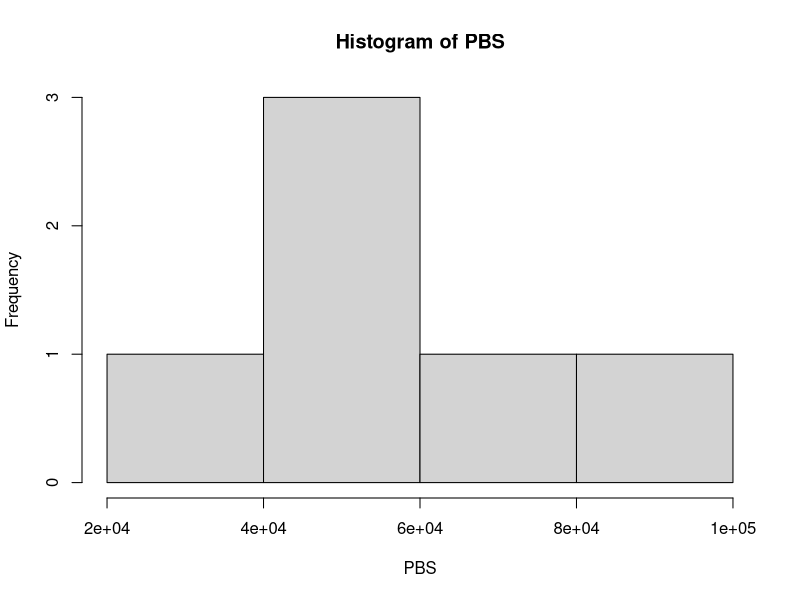
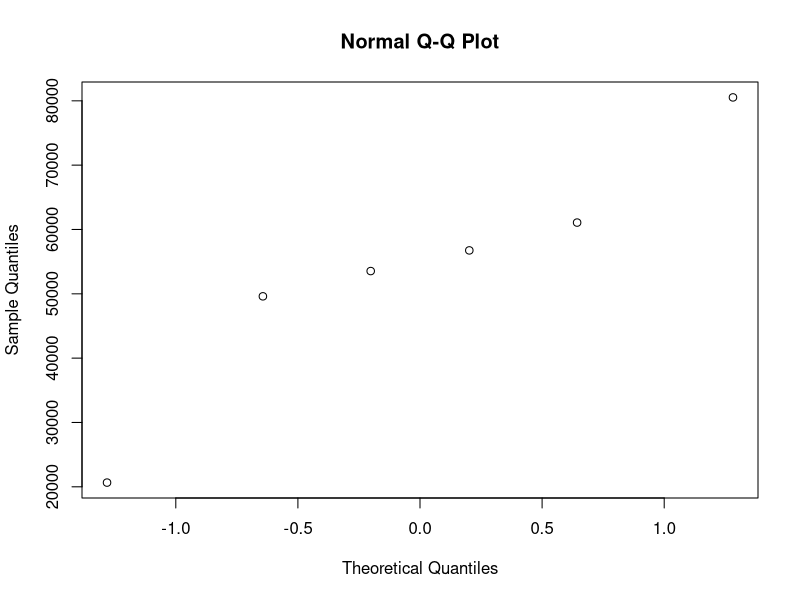
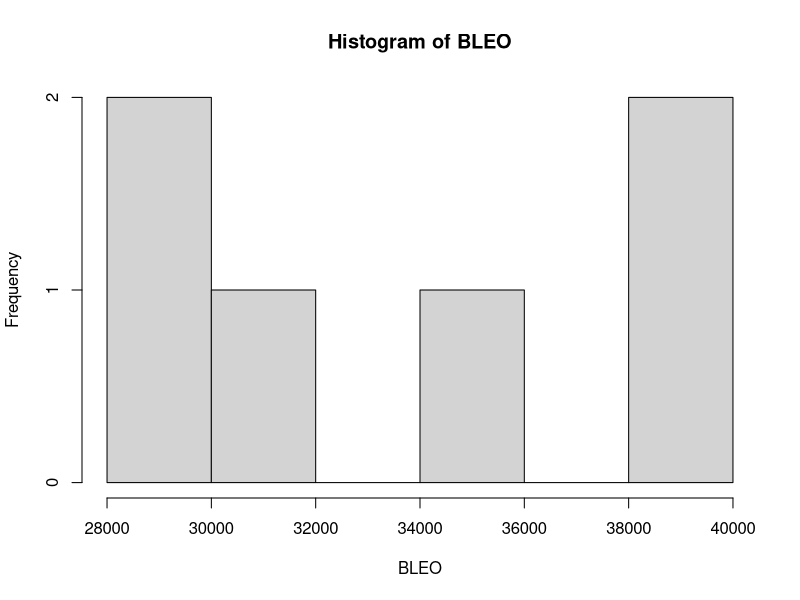
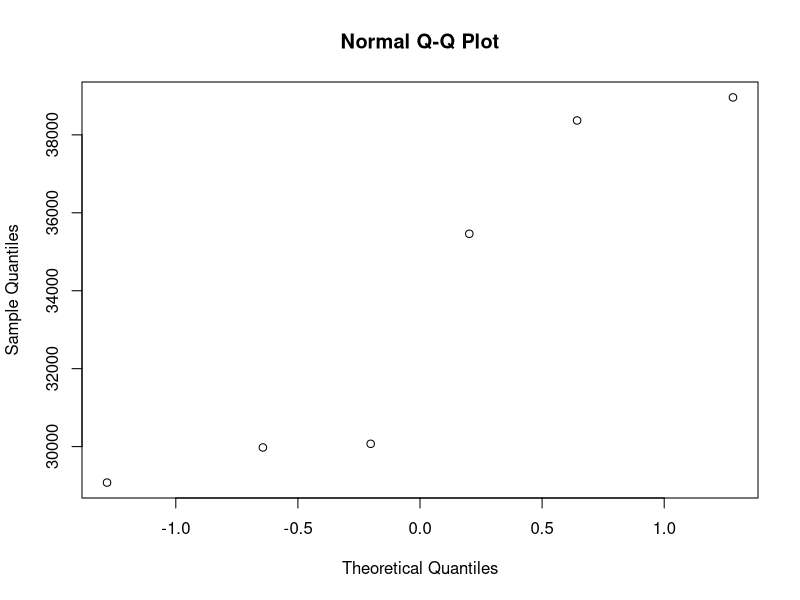
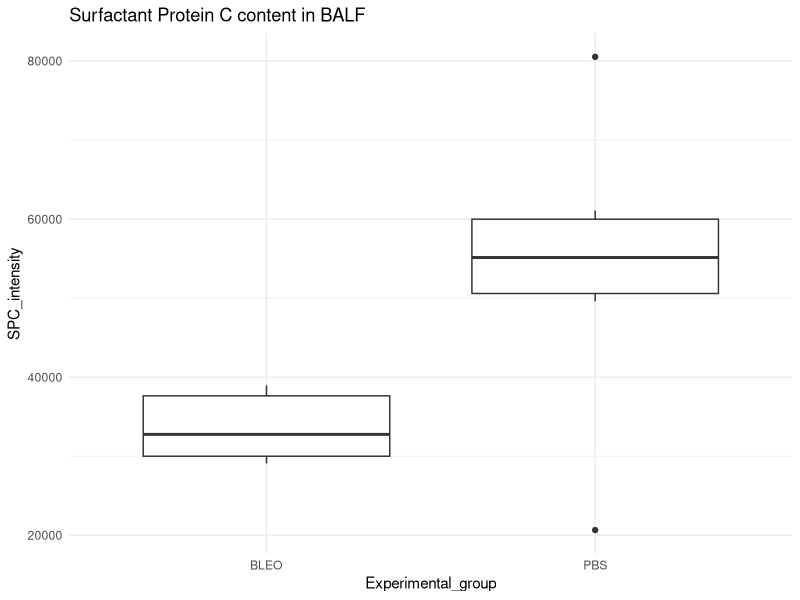

R code for these plots, in order:
## ---- chunk 1
knitr::opts_chunk$set(echo = TRUE)
## ---- chunk 2
PBS <-rnorm(n=6, mean = 61251, sd = 15314)
BLEO <-rnorm(n=6, mean = 31146, sd = 7724)
my_frame <- data.frame(PBS,BLEO)
print(my_frame)


summary(PBS)
hist(PBS)
qqnorm(PBS)

summary(BLEO)
hist(BLEO)
qqnorm(BLEO)


## ---- chunk 3

SPC_intensity <- c(PBS,BLEO)
Experimental_group <- c(rep("PBS", length(PBS)),rep("BLEO",length(BLEO)))
d_frame <- data.frame(SPC_intensity, Experimental_group)
print(d_frame)

## ---- chunk 4
#t_test
t.test <-t.test(SPC_intensity~Experimental_group, data=d_frame)

print(t.test)
## ---- chunk 5
library(ggplot2)
ggplot(d_frame, aes(x = Experimental_group, y = SPC_intensity)) +
  geom_boxplot() +
  labs(title= "Surfactant Protein C content in BALF") +
  theme_minimal()
